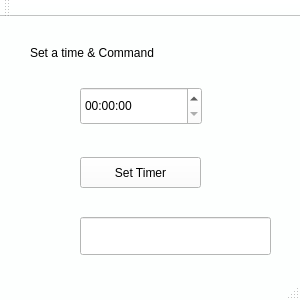
<?xml version="1.0" encoding="UTF-8"?>
<ui version="4.0">
 <class>MainWindow</class>
 <widget class="QMainWindow" name="MainWindow">
  <property name="geometry">
   <rect>
    <x>0</x>
    <y>0</y>
    <width>300</width>
    <height>300</height>
   </rect>
  </property>
  <property name="palette">
   <palette>
    <active>
     <colorrole role="WindowText">
      <brush brushstyle="SolidPattern">
       <color alpha="255">
        <red>0</red>
        <green>0</green>
        <blue>0</blue>
       </color>
      </brush>
     </colorrole>
     <colorrole role="Button">
      <brush brushstyle="SolidPattern">
       <color alpha="255">
        <red>253</red>
        <green>255</green>
        <blue>254</blue>
       </color>
      </brush>
     </colorrole>
     <colorrole role="Light">
      <brush brushstyle="SolidPattern">
       <color alpha="255">
        <red>255</red>
        <green>255</green>
        <blue>255</blue>
       </color>
      </brush>
     </colorrole>
     <colorrole role="Midlight">
      <brush brushstyle="SolidPattern">
       <color alpha="255">
        <red>254</red>
        <green>255</green>
        <blue>254</blue>
       </color>
      </brush>
     </colorrole>
     <colorrole role="Dark">
      <brush brushstyle="SolidPattern">
       <color alpha="255">
        <red>126</red>
        <green>127</green>
        <blue>127</blue>
       </color>
      </brush>
     </colorrole>
     <colorrole role="Mid">
      <brush brushstyle="SolidPattern">
       <color alpha="255">
        <red>169</red>
        <green>170</green>
        <blue>169</blue>
       </color>
      </brush>
     </colorrole>
     <colorrole role="Text">
      <brush brushstyle="SolidPattern">
       <color alpha="255">
        <red>0</red>
        <green>0</green>
        <blue>0</blue>
       </color>
      </brush>
     </colorrole>
     <colorrole role="BrightText">
      <brush brushstyle="SolidPattern">
       <color alpha="255">
        <red>255</red>
        <green>255</green>
        <blue>255</blue>
       </color>
      </brush>
     </colorrole>
     <colorrole role="ButtonText">
      <brush brushstyle="SolidPattern">
       <color alpha="255">
        <red>0</red>
        <green>0</green>
        <blue>0</blue>
       </color>
      </brush>
     </colorrole>
     <colorrole role="Base">
      <brush brushstyle="SolidPattern">
       <color alpha="255">
        <red>255</red>
        <green>255</green>
        <blue>255</blue>
       </color>
      </brush>
     </colorrole>
     <colorrole role="Window">
      <brush brushstyle="SolidPattern">
       <color alpha="255">
        <red>253</red>
        <green>255</green>
        <blue>254</blue>
       </color>
      </brush>
     </colorrole>
     <colorrole role="Shadow">
      <brush brushstyle="SolidPattern">
       <color alpha="255">
        <red>0</red>
        <green>0</green>
        <blue>0</blue>
       </color>
      </brush>
     </colorrole>
     <colorrole role="AlternateBase">
      <brush brushstyle="SolidPattern">
       <color alpha="255">
        <red>254</red>
        <green>255</green>
        <blue>254</blue>
       </color>
      </brush>
     </colorrole>
     <colorrole role="ToolTipBase">
      <brush brushstyle="SolidPattern">
       <color alpha="255">
        <red>255</red>
        <green>255</green>
        <blue>220</blue>
       </color>
      </brush>
     </colorrole>
     <colorrole role="ToolTipText">
      <brush brushstyle="SolidPattern">
       <color alpha="255">
        <red>0</red>
        <green>0</green>
        <blue>0</blue>
       </color>
      </brush>
     </colorrole>
    </active>
    <inactive>
     <colorrole role="WindowText">
      <brush brushstyle="SolidPattern">
       <color alpha="255">
        <red>0</red>
        <green>0</green>
        <blue>0</blue>
       </color>
      </brush>
     </colorrole>
     <colorrole role="Button">
      <brush brushstyle="SolidPattern">
       <color alpha="255">
        <red>253</red>
        <green>255</green>
        <blue>254</blue>
       </color>
      </brush>
     </colorrole>
     <colorrole role="Light">
      <brush brushstyle="SolidPattern">
       <color alpha="255">
        <red>255</red>
        <green>255</green>
        <blue>255</blue>
       </color>
      </brush>
     </colorrole>
     <colorrole role="Midlight">
      <brush brushstyle="SolidPattern">
       <color alpha="255">
        <red>254</red>
        <green>255</green>
        <blue>254</blue>
       </color>
      </brush>
     </colorrole>
     <colorrole role="Dark">
      <brush brushstyle="SolidPattern">
       <color alpha="255">
        <red>126</red>
        <green>127</green>
        <blue>127</blue>
       </color>
      </brush>
     </colorrole>
     <colorrole role="Mid">
      <brush brushstyle="SolidPattern">
       <color alpha="255">
        <red>169</red>
        <green>170</green>
        <blue>169</blue>
       </color>
      </brush>
     </colorrole>
     <colorrole role="Text">
      <brush brushstyle="SolidPattern">
       <color alpha="255">
        <red>0</red>
        <green>0</green>
        <blue>0</blue>
       </color>
      </brush>
     </colorrole>
     <colorrole role="BrightText">
      <brush brushstyle="SolidPattern">
       <color alpha="255">
        <red>255</red>
        <green>255</green>
        <blue>255</blue>
       </color>
      </brush>
     </colorrole>
     <colorrole role="ButtonText">
      <brush brushstyle="SolidPattern">
       <color alpha="255">
        <red>0</red>
        <green>0</green>
        <blue>0</blue>
       </color>
      </brush>
     </colorrole>
     <colorrole role="Base">
      <brush brushstyle="SolidPattern">
       <color alpha="255">
        <red>255</red>
        <green>255</green>
        <blue>255</blue>
       </color>
      </brush>
     </colorrole>
     <colorrole role="Window">
      <brush brushstyle="SolidPattern">
       <color alpha="255">
        <red>253</red>
        <green>255</green>
        <blue>254</blue>
       </color>
      </brush>
     </colorrole>
     <colorrole role="Shadow">
      <brush brushstyle="SolidPattern">
       <color alpha="255">
        <red>0</red>
        <green>0</green>
        <blue>0</blue>
       </color>
      </brush>
     </colorrole>
     <colorrole role="AlternateBase">
      <brush brushstyle="SolidPattern">
       <color alpha="255">
        <red>254</red>
        <green>255</green>
        <blue>254</blue>
       </color>
      </brush>
     </colorrole>
     <colorrole role="ToolTipBase">
      <brush brushstyle="SolidPattern">
       <color alpha="255">
        <red>255</red>
        <green>255</green>
        <blue>220</blue>
       </color>
      </brush>
     </colorrole>
     <colorrole role="ToolTipText">
      <brush brushstyle="SolidPattern">
       <color alpha="255">
        <red>0</red>
        <green>0</green>
        <blue>0</blue>
       </color>
      </brush>
     </colorrole>
    </inactive>
    <disabled>
     <colorrole role="WindowText">
      <brush brushstyle="SolidPattern">
       <color alpha="255">
        <red>126</red>
        <green>127</green>
        <blue>127</blue>
       </color>
      </brush>
     </colorrole>
     <colorrole role="Button">
      <brush brushstyle="SolidPattern">
       <color alpha="255">
        <red>253</red>
        <green>255</green>
        <blue>254</blue>
       </color>
      </brush>
     </colorrole>
     <colorrole role="Light">
      <brush brushstyle="SolidPattern">
       <color alpha="255">
        <red>255</red>
        <green>255</green>
        <blue>255</blue>
       </color>
      </brush>
     </colorrole>
     <colorrole role="Midlight">
      <brush brushstyle="SolidPattern">
       <color alpha="255">
        <red>254</red>
        <green>255</green>
        <blue>254</blue>
       </color>
      </brush>
     </colorrole>
     <colorrole role="Dark">
      <brush brushstyle="SolidPattern">
       <color alpha="255">
        <red>126</red>
        <green>127</green>
        <blue>127</blue>
       </color>
      </brush>
     </colorrole>
     <colorrole role="Mid">
      <brush brushstyle="SolidPattern">
       <color alpha="255">
        <red>169</red>
        <green>170</green>
        <blue>169</blue>
       </color>
      </brush>
     </colorrole>
     <colorrole role="Text">
      <brush brushstyle="SolidPattern">
       <color alpha="255">
        <red>126</red>
        <green>127</green>
        <blue>127</blue>
       </color>
      </brush>
     </colorrole>
     <colorrole role="BrightText">
      <brush brushstyle="SolidPattern">
       <color alpha="255">
        <red>255</red>
        <green>255</green>
        <blue>255</blue>
       </color>
      </brush>
     </colorrole>
     <colorrole role="ButtonText">
      <brush brushstyle="SolidPattern">
       <color alpha="255">
        <red>126</red>
        <green>127</green>
        <blue>127</blue>
       </color>
      </brush>
     </colorrole>
     <colorrole role="Base">
      <brush brushstyle="SolidPattern">
       <color alpha="255">
        <red>253</red>
        <green>255</green>
        <blue>254</blue>
       </color>
      </brush>
     </colorrole>
     <colorrole role="Window">
      <brush brushstyle="SolidPattern">
       <color alpha="255">
        <red>253</red>
        <green>255</green>
        <blue>254</blue>
       </color>
      </brush>
     </colorrole>
     <colorrole role="Shadow">
      <brush brushstyle="SolidPattern">
       <color alpha="255">
        <red>0</red>
        <green>0</green>
        <blue>0</blue>
       </color>
      </brush>
     </colorrole>
     <colorrole role="AlternateBase">
      <brush brushstyle="SolidPattern">
       <color alpha="255">
        <red>253</red>
        <green>255</green>
        <blue>254</blue>
       </color>
      </brush>
     </colorrole>
     <colorrole role="ToolTipBase">
      <brush brushstyle="SolidPattern">
       <color alpha="255">
        <red>255</red>
        <green>255</green>
        <blue>220</blue>
       </color>
      </brush>
     </colorrole>
     <colorrole role="ToolTipText">
      <brush brushstyle="SolidPattern">
       <color alpha="255">
        <red>0</red>
        <green>0</green>
        <blue>0</blue>
       </color>
      </brush>
     </colorrole>
    </disabled>
   </palette>
  </property>
  <property name="windowTitle">
   <string>Command Timer</string>
  </property>
  <widget class="QWidget" name="centralWidget">
   <widget class="QTimeEdit" name="timeEdit">
    <property name="geometry">
     <rect>
      <x>80</x>
      <y>70</y>
      <width>122</width>
      <height>38</height>
     </rect>
    </property>
   </widget>
   <widget class="QPushButton" name="pushButton">
    <property name="geometry">
     <rect>
      <x>80</x>
      <y>140</y>
      <width>121</width>
      <height>31</height>
     </rect>
    </property>
    <property name="text">
     <string>Set Timer</string>
    </property>
   </widget>
   <widget class="QLabel" name="label">
    <property name="geometry">
     <rect>
      <x>30</x>
      <y>10</y>
      <width>261</width>
      <height>51</height>
     </rect>
    </property>
    <property name="palette">
     <palette>
      <active>
       <colorrole role="Text">
        <brush brushstyle="SolidPattern">
         <color alpha="255">
          <red>255</red>
          <green>0</green>
          <blue>0</blue>
         </color>
        </brush>
       </colorrole>
      </active>
      <inactive>
       <colorrole role="Text">
        <brush brushstyle="SolidPattern">
         <color alpha="255">
          <red>255</red>
          <green>0</green>
          <blue>0</blue>
         </color>
        </brush>
       </colorrole>
      </inactive>
      <disabled>
       <colorrole role="Text">
        <brush brushstyle="SolidPattern">
         <color alpha="255">
          <red>255</red>
          <green>0</green>
          <blue>0</blue>
         </color>
        </brush>
       </colorrole>
      </disabled>
     </palette>
    </property>
    <property name="styleSheet">
     <string notr="true">

font: 75 16pt &quot;FreeMono&quot;;
</string>
    </property>
    <property name="text">
     <string>Set a time &amp; Command</string>
    </property>
   </widget>
   <widget class="QLineEdit" name="lineEdit">
    <property name="geometry">
     <rect>
      <x>80</x>
      <y>200</y>
      <width>191</width>
      <height>38</height>
     </rect>
    </property>
   </widget>
  </widget>
  <widget class="QToolBar" name="mainToolBar">
   <attribute name="toolBarArea">
    <enum>TopToolBarArea</enum>
   </attribute>
   <attribute name="toolBarBreak">
    <bool>false</bool>
   </attribute>
  </widget>
  <widget class="QStatusBar" name="statusBar"/>
 </widget>
 <layoutdefault spacing="6" margin="11"/>
 <resources/>
 <connections/>
</ui>
